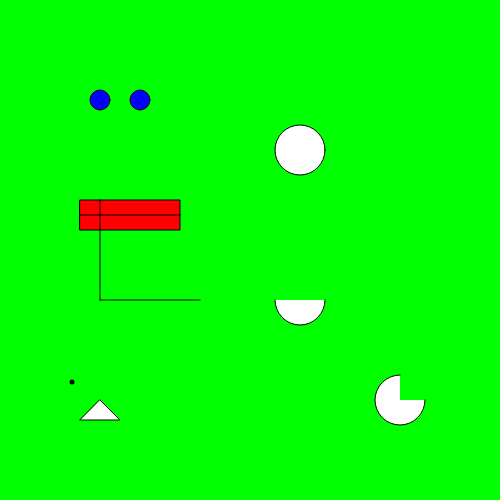
Frame 1 (no input)
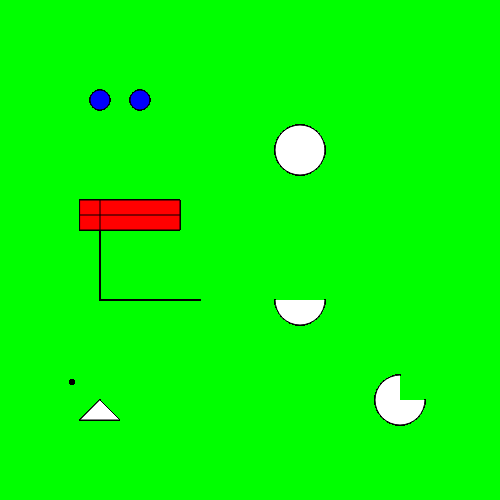
Frame 60 (no input)
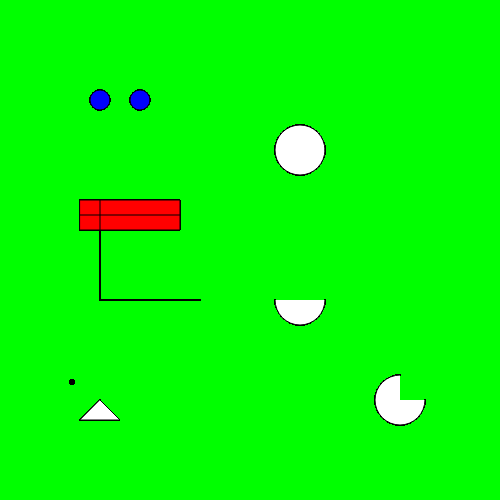
Frame 120 (the mouse pressed at the canvas centre since frame 60)

The p5.js sketch that drew these frames (run headless with seeded random() and noise() and a simulated clock; from frame 60 on, the mouse is pressed at the canvas centre):

// p5.js sketch
// ── sketch.js
var eyeSize = 20;



function setup() {
  // put setup
  createCanvas(500,500);
  background(0,255,0);
}

function draw() {

//Default:
//fill('white');
//stroke(0);
//strokeWeight(1);

strokeWeight(1);
fill('blue');
ellipse(100,100,eyeSize,eyeSize);//left eye

ellipse(140,100,20,20);//right eye

fill(255,0,0);//rgb color
rect(80,200,100,30);//mouth

fill(255);//grayscale color
strokeWeight(5);
point(72,382);//singular pixel/point/mole


strokeWeight(1);
line(80,215,180,215);//mouth split/smile

//width and height
//console.log("width " + width);
//console.log("height " + height);

//triangle(width/2,height/2,width/2 + 10, height/2 + 10, width/2 - 10, width/2 + 10);//p1,p2,p3

arc(300,300,50,50,0,PI);
arc(400,400,50,50,0,PI + HALF_PI,0);
arc(300,150,50,50,0,TWO_PI);


//Newtriangle
//first point, add/subtract 20 from original point
triangle(100,400,120,420,80,420);

line(100,200,100,300);//vertical line use common x
line(100,300,200,300);//horizontal line use common y





}
